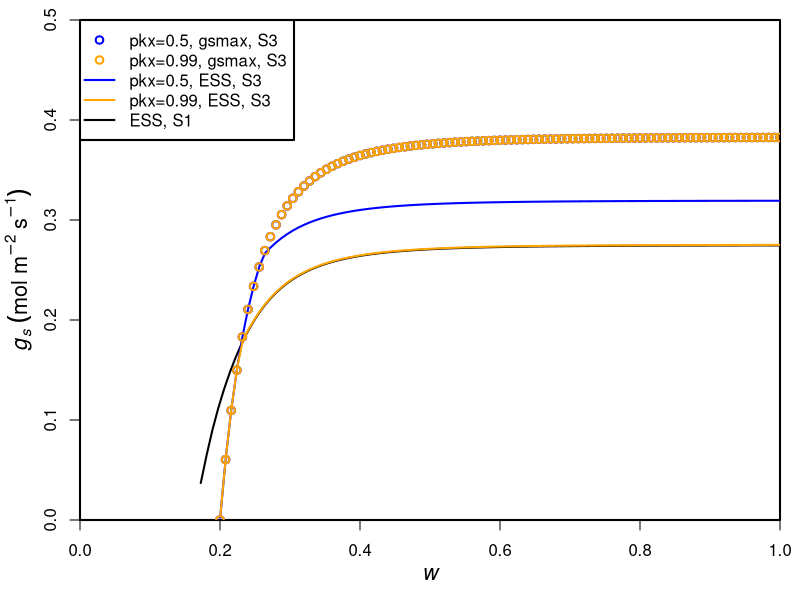

Recreate this plot in R.

options(digits=3)
#######################################################################################################
# Scenario 1
#######################################################################################################
# gsmax
gsmaxf1 <- function(w,
                    a=1.6, nZ=0.5, p=43200, l=1.8e-5, LAI=1, h=l*a*LAI/nZ*p, VPD=0.02,
                    pe=-1.58*10^-3, b=4.38, h2=h/1000, kxmax=5, c=2.64, d=3.54){
  
  # xylem conductance function
  kxf <- function(x)kxmax*exp(-(-x/d)^c)
  # minimum xylem water potential function for given w
  pxminf <- function(w){
    ps <- pe*w^(-b)
    f1 <- function(x)-((ps-x)*h2*kxf(x))
    res <- optimize(f1, c(-20,0), tol=.Machine$double.eps)$minimum
    return(res)
  }
  
  ps <- pe*w^(-b)
  pxmin <- pxminf(w)
  res <- (ps-pxmin)*h2*kxf(pxmin)/(h*VPD)
  return(res)
}
# Af(gs, ca)
Af1 <- function(gs, ca,
                Vcmax=50, cp=30, Km=703, Rd=1, LAI=1)LAI*1/2*(Vcmax+(Km+ca)*gs-Rd-((Vcmax)^2+2*Vcmax*(Km-ca+2*cp)*gs+((ca+Km)*gs+Rd)^2-2*Rd*Vcmax)^(1/2))
# mf(w, gs)
mf1 <- function(w, gs,
                a=1.6, LAI=1, nZ=0.5, p=43200, l=1.8e-5, h=l*a*LAI/nZ*p, VPD=0.02,
                pe=-1.58*10^-3, b=4.38, h2=h/1000, kxmax=5, c=2.64, d=3.54, h3=10){
  
  # xylem conductance function
  kxf <- function(x)kxmax*exp(-(-x/d)^c)
  # minimum xylem water potential function for given w
  pxminf <- function(w){
    ps <- pe*w^(-b)
    f1 <- function(x)(ps-x)*h2*kxf(x)
    res <- optimize(f1, c(-20,0), tol=.Machine$double.eps, maximum=T)$maximum
    return(res)
  }
  # xylem water potential function
  pxf <- function(w, gs){
    ps <- pe*w^(-b)
    pxmin <- pxminf(w)
    f1 <- function(x)((ps-x)*h2*kxf(x)-h*VPD*gs)^2
    res <- optimize(f1, c(pxmin, ps), tol=.Machine$double.eps)$minimum
    return(res)
  }
  
  px <- pxf(w, gs)
  kx <- kxf(px)
  PLC <- 1-kx/kxmax
  res <- h3*PLC
  return(res)
}

# B(w, gs)
Bf1 <- function(w, gs, ca)Af1(gs, ca)-mf1(w, gs)

# ESS stomatal behaviour function
ESSf1 <- function(w, ca){
  f1 <- function(gs)Bf1(w, gs, ca)
  res <- optimize(f1, c(0, gsmaxf1(w)), tol=.Machine$double.eps, maximum=T)
  return(res$maximum)
}
#######################################################################################################
# Scenario 3
#######################################################################################################
# the original PLC(px)
PLCf3 <- function(px, c=2.64, d=3.54)1-exp(-(-px/d)^c)

# modified gsmax
gsmaxfm3 <- function(w, wL,
                     a=1.6, nZ=0.5, p=43200, l=1.8e-5, LAI=1, h=l*a*LAI/nZ*p, VPD=0.02,
                     pe=-1.58*10^-3, b=4.38, h2=h/1000, kxmax=5, c=2.64, d=3.54){
  
  pxL <- pe*wL^(-b)
  # modified PLC
  PLCfm <- function(x)PLCf3(pxL)-(PLCf3(pxL)-PLCf3(x))*pkx
  # modified xylem conductance function
  kxfm <- function(x)kxmax*(1-PLCfm(x))
  
  ps <- pe*w^(-b)
  f1 <- function(x)(ps-x)*h2*kxfm(x)/(h*VPD)
  
  res <- ifelse(pxL<ps, optimize(f1, c(pxL,ps), tol=.Machine$double.eps, maximum=T)$objective, 0)
  return(res)
}

# Af(gs)
Af3 <- function(gs, Vcmax=50, cp=30, Km=703, Rd=1, LAI=1)LAI*1/2*(Vcmax+(Km+ca)*gs-Rd-((Vcmax)^2+2*Vcmax*(Km-ca+2*cp)*gs+((ca+Km)*gs+Rd)^2-2*Rd*Vcmax)^(1/2))

# modified mf(w, gs)
mf3 <- function(w, gs, wL,
                a=1.6, LAI=1, nZ=0.5, p=43200, l=1.8e-5, h=l*a*LAI/nZ*p, VPD=0.02,
                pe=-1.58*10^-3, b=4.38, h2=h/1000, kxmax=5, c=2.64, d=3.54, h3=10){
  
  pxL <- pe*wL^(-b)
  # modified PLC
  PLCfm <- function(x)PLCf3(pxL)-(PLCf3(pxL)-PLCf3(x))*pkx
  # xylem conductance function
  kxfm <- function(x)kxmax*(1-PLCfm(x))
  # minimum xylem water potential function for given w
  pxminf <- function(w){
    ps <- pe*w^(-b)
    f1 <- function(x)(ps-x)*h2*kxfm(x)
    res <- ifelse(pxL<ps, optimize(f1, c(pxL, ps), tol=.Machine$double.eps, maximum=T)$maximum, ps)
    return(res)
  }
  # xylem water potential function
  pxf <- function(w, gs){
    ps <- pe*w^(-b)
    pxmin <- pxminf(w)
    f1 <- function(x)((ps-x)*h2*kxfm(x)-h*VPD*gs)^2
    res <- ifelse(pxmin<ps, optimize(f1, c(pxmin, ps), tol=.Machine$double.eps)$minimum, ps)
    return(res)
  }
  
  px <- pxf(w, gs)
  kx <- kxfm(px)
  PLC <- 1-kx/kxmax
  res <- h3*(PLC-PLCfm(0))
  return(res)
}

# modified B(w, gs)
Bf3 <- function(w, gs, wL)Af3(gs)-mf3(w, gs, wL)

# family ESS
gswLf3 <- function(w, wL){
  Bfm1 <- function(gs)Bf3(w, gs, wL)
  gsmaxfm1 <- function(w)gsmaxfm3(w, wL)
  res <- ifelse(0<gsmaxfm1(w), optimize(Bfm1, c(0, gsmaxfm1(w)), tol=.Machine$double.eps, maximum=T)$maximum, 0)
  return(res)
}

# LHS endpoint
wLLf3 <- function(wL){
  Bfm1 <- function(w)Bf3(w, gswLf3(w, wL), wL)
  res <- uniroot(Bfm1, c(wL, 1), tol=.Machine$double.eps)
  return(res)
}
#######################################################################################################

#######################################################################################################
## wL
## Initialize
#ca <- 400
#pkx <- 0.5
#wL <- c(0.2, 0.3)
#Cols <- c("blue", "orange")
#
#ESSf11 <- Vectorize(function(w)ESSf1(w, ca))
#
## Figure
#windows(8, 6)
#par(mgp=c(2.2, 1, 0), xaxs="i", yaxs="i", lwd=2, mar=c(4, 4, 1, 1), mfrow=c(1, 1))
#curve(ESSf11, 0.17251375297104052, 1,
#      xlim=c(0, 1), ylim=c(0, 0.5),
#      xlab=expression(italic(w)),
#      ylab=expression(italic(g[s])~(mol~m^-2~s^-1)),
#      cex.lab=1.3)
#
#with(list(wL=wL[1], Col=Cols[1]), {
#  gswLf31 <- Vectorize(function(w)gswLf3(w, wL))
#  gsmaxfm31 <- Vectorize(function(w)gsmaxfm3(w, wL))
#  wLL <- wLLf3(wL)
#  curve(gswLf31, wLL$root, 1, col=Col, add=T)
#  curve(gsmaxfm31, wL, 1, col=Col, add=T, type="p")
#})
#with(list(wL=wL[2], Col=Cols[2]), {
#  gswLf31 <- Vectorize(function(w)gswLf3(w, wL))
#  gsmaxfm31 <- Vectorize(function(w)gsmaxfm3(w, wL))
#  wLL <- wLLf3(wL)
#  curve(gswLf31, wLL$root, 1, col=Col, add=T)
#  curve(gsmaxfm31, wL, 1, col=Col, add=T, type="p")
#})
#
#legend("topleft", c("wL=0.2, gsmax, S3", "wL=0.3, gsmax, S3", "wL=0.2, ESS, S3", "wL=0.3, ESS, S3", "ESS, S1"), lty=c(NA, NA, 1, 1, 1), pch=c(1, 1, NA, NA, NA), col=c(Cols, Cols, "black"))
#
#######################################################################################################
# pkx
# Initialize
ca <- 400
pkx1 <- c(0.5, 0.99)
wL <- 0.2
Cols <- c("blue", "orange")

ESSf11 <- Vectorize(function(w)ESSf1(w, ca))

# Figure
windows(8, 6)
par(mgp=c(2.2, 1, 0), xaxs="i", yaxs="i", lwd=2, mar=c(4, 4, 1, 1), mfrow=c(1, 1))
curve(ESSf11, 0.17251375297104052, 1,
      xlim=c(0, 1), ylim=c(0, 0.5),
      xlab=expression(italic(w)),
      ylab=expression(italic(g[s])~(mol~m^-2~s^-1)),
      cex.lab=1.3)

with(list(pkx <- c(pkx1[1]), Col=Cols[1]), {
  gswLf31 <- Vectorize(function(w)gswLf3(w, wL))
  gsmaxfm31 <- Vectorize(function(w)gsmaxfm3(w, wL))
  wLL <- wLLf3(wL)
  curve(gswLf31, wLL$root, 1, col=Col, add=T)
  curve(gsmaxfm31, wL, 1, col=Col, add=T, type="p")
})
with(list(pkx <- c(pkx1[2]), Col=Cols[2]), {
  gswLf31 <- Vectorize(function(w)gswLf3(w, wL))
  gsmaxfm31 <- Vectorize(function(w)gsmaxfm3(w, wL))
  wLL <- wLLf3(wL)
  curve(gswLf31, wLL$root, 1, col=Col, add=T)
  curve(gsmaxfm31, wL, 1, col=Col, add=T, type="p")
})

legend("topleft", c("pkx=0.5, gsmax, S3", "pkx=0.99, gsmax, S3", "pkx=0.5, ESS, S3", "pkx=0.99, ESS, S3", "ESS, S1"), lty=c(NA, NA, 1, 1, 1), pch=c(1, 1, NA, NA, NA), col=c(Cols, Cols, "black"))
